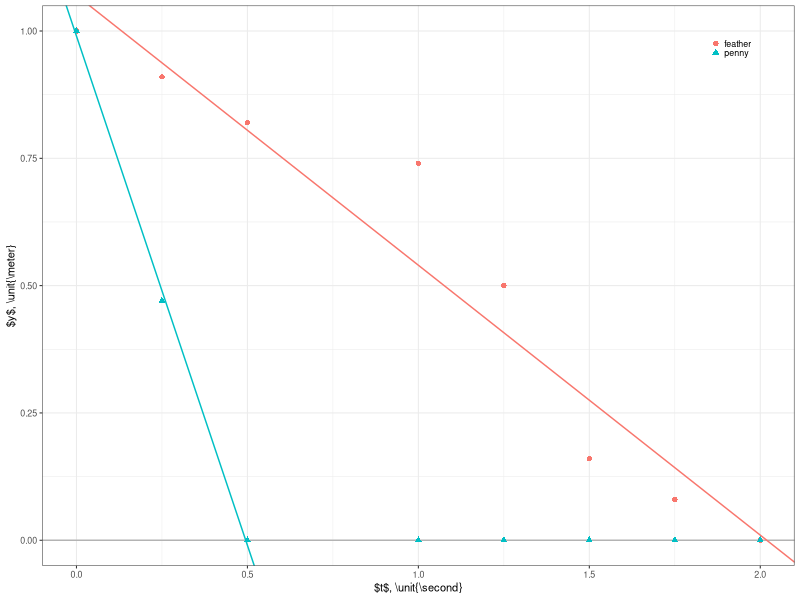
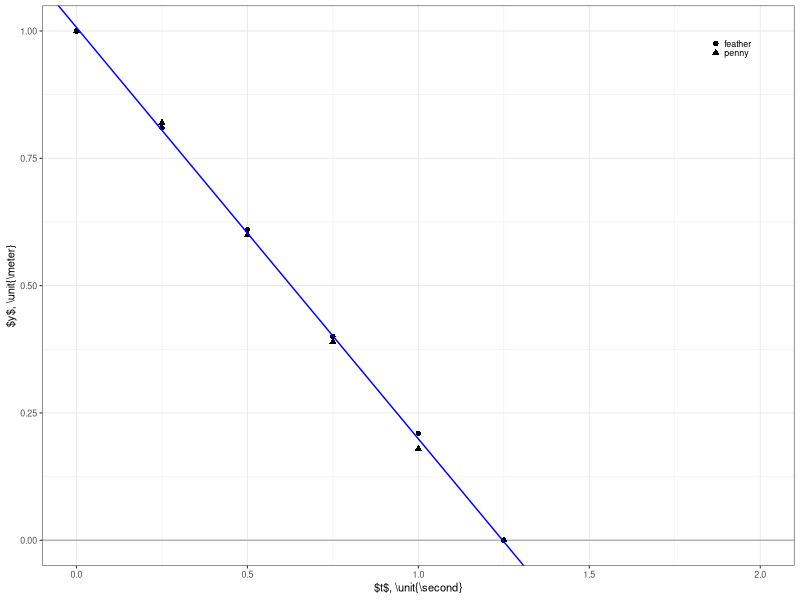

These charts were generated, in order, by the following R code:
library(ggplot2)
library(dplyr)

raw <- read.csv('fig1.csv',header=TRUE)
data <- tibble(raw)
fig1 <- ggplot(data)+
     geom_hline(yintercept=0,color="gray70")+
     geom_point(aes(x=t_s,y=y_m,color=type,shape=type))+
     geom_abline(intercept=0.99,slope=-2,color='#00bfc4')+
     geom_abline(intercept=1.07,slope=-0.53,color='#f8766d')+
     xlab('$t$, \\unit{\\second}')+
     ylab('$y$, \\unit{\\meter}')+
     theme_bw(base_size=8)+
     theme(legend.position="inside",
	legend.position.inside=c(0.95,0.95),
	legend.justification.inside=c("right","top"),
	legend.key.size=unit(4,"pt"),
	legend.title=element_blank())
ggsave('fig1.svg',plot=fig1,width=3.4167,height=2,units="in")



penny <- filter(tibble(read.csv('fig1pruned.csv',header=TRUE)),
      type=='penny')
feather <- filter(tibble(read.csv('fig1pruned.csv',header=TRUE)),
      type=='feather')
modelp = lm(y_m~t_s,penny)
modelf = lm(y_m~t_s,feather)
print(summary(modelp))
print(summary(modelf))
      


raw2 <- read.csv('fig2.csv',header=TRUE)
data2 <- tibble(raw2)
fig2 <- ggplot(data2)+
     geom_hline(yintercept=0,color="gray70")+
     geom_point(aes(x=t_s,y=y_m,shape=type))+
     geom_abline(intercept=1.007,slope=-0.808,color='blue')+
     xlim(0,2.0)+
     xlab('$t$, \\unit{\\second}')+
     ylab('$y$, \\unit{\\meter}')+
     theme_bw(base_size=8)+
     theme(legend.position="inside",
	legend.position.inside=c(0.95,0.95),
	legend.justification.inside=c("right","top"),
	legend.key.size=unit(4,"pt"),
	legend.title=element_blank())
ggsave('fig2.svg',plot=fig2,width=3.4167,height=2,units="in")

# do stats on if velocities are different for air versus no air
model21 = lm(y_m~t_s,data2)
model22 = lm(y_m~t_s:type,data2)
print(anova(model21,model22))
print(summary(model21))





# what is strange here is that in no air, the penny slowed down to be as slow
# as the feather (not that the feather sped up to be as fast as the penny)?
# are these data correct?

# stats
pruned = tibble(read.csv('fig1pruned.csv',header=TRUE))
model11 = lm(y_m~t_s,pruned)
model12 = lm(y_m~t_s:type,pruned)
print(anova(model11,model12))